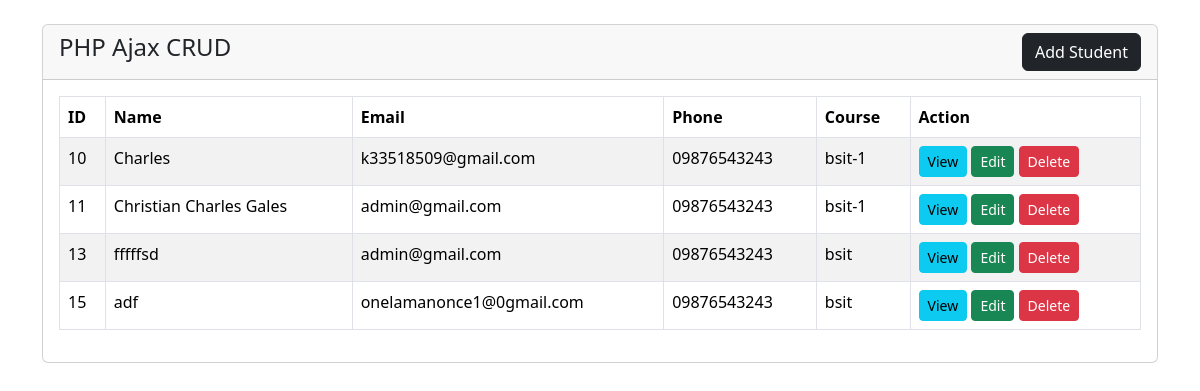
The page / on the database its author committed.
### tables this page shows
CREATE TABLE `students` (
  `id` int(6) NOT NULL,
  `name` varchar(191) NOT NULL,
  `email` varchar(191) NOT NULL,
  `phone` varchar(191) NOT NULL,
  `course` varchar(191) NOT NULL
);

### index.php (the view, shortened to what this page needs)
<!DOCTYPE html>
<html lang="en">
  <head>
    <link rel="stylesheet" href="node_modules/bootstrap/dist/css/bootstrap.min.css">
    <link rel="stylesheet" href="node_modules/bootstrap/js/dist/css/alertify.min.css">
</head>
<body>
<div class="container mt-4">
    <div class="row">
        <div class="col-md-12">
            <div class="card">
                <div class="card-header">
                    <h4>PHP Ajax CRUD
                        <button type="button" class="btn btn-dark float-end" data-bs-toggle="modal" data-bs-target="#studentAddModal">
                            Add Student
                        </button>
                    </h4>
                </div>
                <div class="card-body">
                    <table id="myTable" class="table table-bordered table-striped">
                        <thead>
                            <tr>
                                <th>ID</th>
                                <th>Name</th>
                                <th>Email</th>
                                <th>Phone</th>
                                <th>Course</th>
                                <th>Action</th>
                            </tr>
                        </thead>
                        <tbody>
                            <?php
                            require 'dbconfig.php';
                            $query = "SELECT * FROM students";
                            $query_run = mysqli_query($con, $query);
                            if(mysqli_num_rows($query_run) > 0)
                            {
                                foreach($query_run as $student)
                                {
                                    ?>
                                    <tr>
                                        <td><?= $student['id'] ?></td>
                                        <td><?= $student['name'] ?></td>
                                        <td><?= $student['email'] ?></td>
                                        <td><?= $student['phone'] ?></td>
                                        <td><?= $student['course'] ?></td>
                                        <td>
                                            <button type="button" value="<?=$student['id'];?>" class="viewStudentBtn btn btn-info btn-sm">View</button>
                                            <button type="button" value="<?=$student['id'];?>" class="editStudentBtn btn btn-success btn-sm">Edit</button>
                                            <button type="button" value="<?=$student['id'];?>" class="deleteStudentBtn btn btn-danger btn-sm">Delete</button>
                                        </td>
                                    </tr>
                                    <?php
                                }
                            }
                            ?>
                        </tbody>
                    </table>
                </div>
            </div>
        </div>
    </div>
</div>
</body>
</html>

### rows shown on the page
students: id "10", name "Charles", email "k33518509@gmail.com", phone "09876543243", course "bsit-1"
students: id "11", name "Christian Charles Gales", email "admin@gmail.com", phone "09876543243", course "bsit-1"
students: id "13", name "fffffsd", email "admin@gmail.com", phone "09876543243", course "bsit"
students: id "15", name "adf", email "onelamanonce1@0gmail.com", phone "09876543243", course "bsit"
